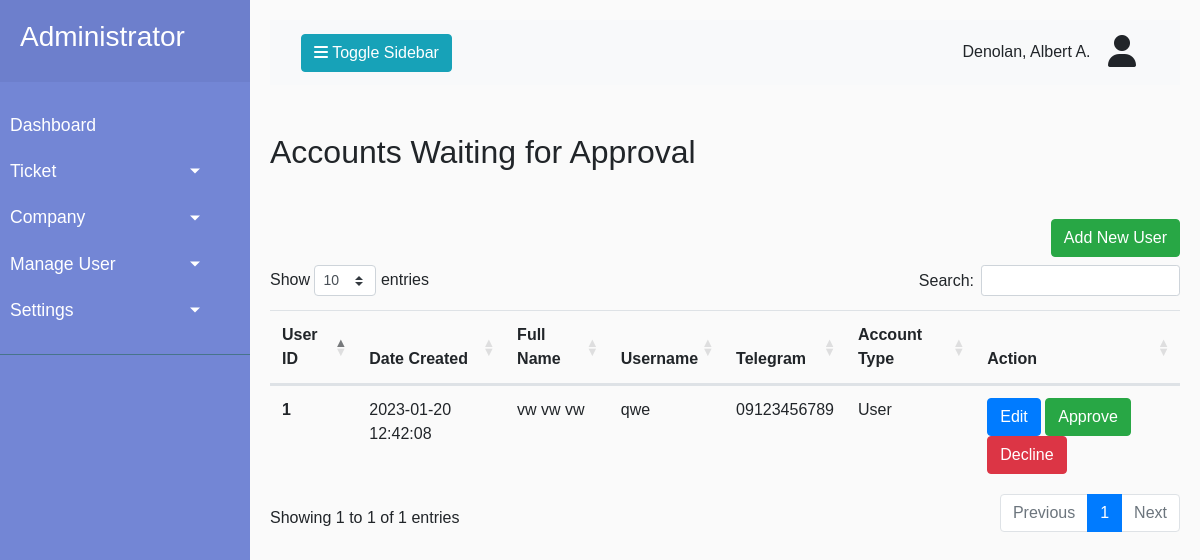
Page /Admin_side/pendingAccounts.php (signed in) on the committed database.
### tables this page shows
CREATE TABLE `user` (
  `user_id` int(11) NOT NULL,
  `first_name` varchar(100) NOT NULL DEFAULT '0',
  `middle_name` varchar(100) NOT NULL DEFAULT '0',
  `last_name` varchar(100) NOT NULL DEFAULT '0',
  `telegram` varchar(11) NOT NULL DEFAULT '0',
  `company_id` int(11) NOT NULL DEFAULT 0,
  `department_id` int(11) NOT NULL DEFAULT 0,
  `username` varchar(50) NOT NULL DEFAULT '0',
  `password` varchar(255) NOT NULL DEFAULT '0',
  `date_created` datetime NOT NULL DEFAULT current_timestamp(),
  `account_type` int(11) NOT NULL DEFAULT 0,
  `approved` varchar(5) NOT NULL DEFAULT '0'
);

### Admin_side/pendingAccounts.php (the view, shortened to what this page needs)
<?php
    include ('../includes/adminSidebar.php');
?>
                <h2 class="my-5">Accounts Waiting for Approval</h2>
                <div class="form-inline d-flex justify-content-end align-items-baseline mb-2">
                <button type="button" data-toggle="modal" data-target="#addUserModal" class="addUserButton btn btn-success" <?php accessPermission("sa_add", $current_id, systemApps::appNum_WaitingForApproval); ?>>Add New User</button>
                </div>
            <table class="table" id="pendingAccountsTable">
                <thead>
                <tr>
                    <th scope="col">User ID</th>
                    <th scope="col">Date Created </th>
                    <th scope="col">Full Name </th>
                    <th scope="col">Username </th>
                    <th scope="col">Telegram </th>
                    <th scope="col">Account Type </th>
                    <th scope="col">Action </th>
                </tr>
                </thead>
                <tbody>
                        <?php
                            $sql = "SELECT user_id, date_created, first_name, middle_name, last_name, username, telegram, account_type
                                    FROM user
                                    WHERE approved='0'";
                            $result = mysqli_query($con, $sql);
                            $resultCheck = mysqli_num_rows($result);
                            $counter = 0;
                            if($resultCheck > 0)
                            {
                                while ($row = mysqli_fetch_assoc($result))
                                {
                                    $account_id = $row['user_id'];
                                    $dateCreated = $row['date_created'];
                                    $firstName = $row['first_name'];
                                    $middleName = $row['middle_name'];
                                    $lastName = $row['last_name'];
                                    $username = $row['username'];
                                    $telegramNumber = $row['telegram'];
                                    $account_type = $row['account_type'];
                                    $counter++;
                                    if ($account_type == 0)
                                    {
                                        $account_type = "User";
                                    }
                                    elseif ($account_type == 1)
                                    {
                                        $account_type = "IT";
                                    }
                                    elseif ($account_type == 2)
                                    {
                                        $account_type = "Administrator";
                                    }
                                    else
                                    {
                                        $account_type = "Error Account Type";
                                    }
                                    ?>
                                        <tr>
                                            <th scope="row"><?php echo $counter; ?></th>
                                            <td><?php echo $dateCreated; ?></td>
                                            <td><?php echo $firstName." ".$middleName." ".$lastName; ?></td>
                                            <td><?php echo $username; ?></td>
                                            <td><?php echo $telegramNumber; ?></td>
                                            <td><?php echo $account_type; ?></td>
                                            <td>
                                                <button type="button" data-id="<?php echo $account_id; ?>" class="userinfo btn btn-primary" >Edit</button>
                                                <a href="<?php echo $siteURL;?>Admin_side/action_button/approve-account.php?id=<?php echo $account_id;?>"><button type="button" class="btn btn-success" >Approve</button></a>
                                                <a href="<?php echo $siteURL;?>Admin_side/action_button/decline-account.php?id=<?php echo $account_id;?>"><button type="button" class="deleteuser btn btn-danger" >Decline</button></a>
                                            </td>
                                        </tr>
                                    <?php
                                }
                            }
                        ?>
                </tbody>
            </table>
<?php
    include ('../includes/adminFooter.php');
?>

### CSS/style.css (style rules this page uses)
body { font-family: 'Poppins', sans-serif; background: #fafafa; }
a, a:hover, a:focus { color:inherit; text-decoration: none; transition: all 0.3s; }

### rows in the picture
user: date_created "2023-01-20 12:42:08", first_name "vw", middle_name "vw", last_name "vw", username "qwe", telegram "09123456789", account_type "User"

### other values in the picture
$current_full_name "Denolan, Albert A."
